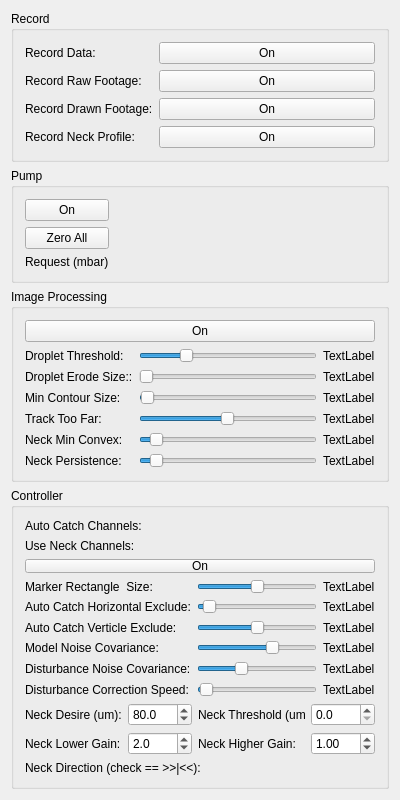
<?xml version="1.0" encoding="UTF-8"?>
<ui version="4.0">
 <class>Dashboard</class>
 <widget class="QWidget" name="Dashboard">
  <property name="geometry">
   <rect>
    <x>0</x>
    <y>0</y>
    <width>400</width>
    <height>800</height>
   </rect>
  </property>
  <property name="sizePolicy">
   <sizepolicy hsizetype="Preferred" vsizetype="Preferred">
    <horstretch>1</horstretch>
    <verstretch>1</verstretch>
   </sizepolicy>
  </property>
  <property name="minimumSize">
   <size>
    <width>350</width>
    <height>400</height>
   </size>
  </property>
  <property name="windowTitle">
   <string>Dashboard</string>
  </property>
  <layout class="QVBoxLayout" name="verticalLayout_3">
   <item>
    <widget class="QGroupBox" name="groupBox_5">
     <property name="sizePolicy">
      <sizepolicy hsizetype="Preferred" vsizetype="Preferred">
       <horstretch>0</horstretch>
       <verstretch>1</verstretch>
      </sizepolicy>
     </property>
     <property name="title">
      <string>Record</string>
     </property>
     <layout class="QFormLayout" name="formLayout">
      <item row="0" column="0">
       <widget class="QLabel" name="label">
        <property name="text">
         <string>Record Data:</string>
        </property>
       </widget>
      </item>
      <item row="0" column="1">
       <widget class="QPushButton" name="recordDataButton">
        <property name="text">
         <string>On</string>
        </property>
        <property name="checkable">
         <bool>true</bool>
        </property>
       </widget>
      </item>
      <item row="1" column="0">
       <widget class="QLabel" name="label_3">
        <property name="text">
         <string>Record Raw Footage:</string>
        </property>
       </widget>
      </item>
      <item row="1" column="1">
       <widget class="QPushButton" name="recordRawButton">
        <property name="text">
         <string>On</string>
        </property>
        <property name="checkable">
         <bool>true</bool>
        </property>
       </widget>
      </item>
      <item row="2" column="0">
       <widget class="QLabel" name="label_4">
        <property name="text">
         <string>Record Drawn Footage:</string>
        </property>
       </widget>
      </item>
      <item row="2" column="1">
       <widget class="QPushButton" name="recordDrawnButton">
        <property name="text">
         <string>On</string>
        </property>
        <property name="checkable">
         <bool>true</bool>
        </property>
       </widget>
      </item>
      <item row="3" column="0">
       <widget class="QLabel" name="label_11">
        <property name="text">
         <string>Record Neck Profile:</string>
        </property>
       </widget>
      </item>
      <item row="3" column="1">
       <widget class="QPushButton" name="recordNeckButton">
        <property name="text">
         <string>On</string>
        </property>
        <property name="checkable">
         <bool>true</bool>
        </property>
       </widget>
      </item>
     </layout>
    </widget>
   </item>
   <item>
    <widget class="QGroupBox" name="groupBox">
     <property name="sizePolicy">
      <sizepolicy hsizetype="Preferred" vsizetype="Preferred">
       <horstretch>1</horstretch>
       <verstretch>1</verstretch>
      </sizepolicy>
     </property>
     <property name="title">
      <string>Pump</string>
     </property>
     <layout class="QGridLayout" name="gridLayout_2">
      <item row="0" column="0">
       <layout class="QHBoxLayout" name="pumpLayout">
        <item>
         <layout class="QVBoxLayout" name="verticalLayout_2">
          <item>
           <widget class="QPushButton" name="pumpButton">
            <property name="text">
             <string>On</string>
            </property>
            <property name="checkable">
             <bool>true</bool>
            </property>
           </widget>
          </item>
          <item>
           <widget class="QPushButton" name="zeroPumpButton">
            <property name="sizePolicy">
             <sizepolicy hsizetype="Preferred" vsizetype="Expanding">
              <horstretch>0</horstretch>
              <verstretch>0</verstretch>
             </sizepolicy>
            </property>
            <property name="text">
             <string>Zero All</string>
            </property>
           </widget>
          </item>
          <item>
           <widget class="QLabel" name="label_2">
            <property name="text">
             <string>Request (mbar)</string>
            </property>
           </widget>
          </item>
         </layout>
        </item>
       </layout>
      </item>
      <item row="0" column="1">
       <spacer name="horizontalSpacer">
        <property name="orientation">
         <enum>Qt::Horizontal</enum>
        </property>
        <property name="sizeHint" stdset="0">
         <size>
          <width>0</width>
          <height>0</height>
         </size>
        </property>
       </spacer>
      </item>
     </layout>
    </widget>
   </item>
   <item>
    <widget class="QGroupBox" name="groupBox_3">
     <property name="sizePolicy">
      <sizepolicy hsizetype="Preferred" vsizetype="Preferred">
       <horstretch>1</horstretch>
       <verstretch>1</verstretch>
      </sizepolicy>
     </property>
     <property name="title">
      <string>Image Processing</string>
     </property>
     <layout class="QGridLayout" name="gridLayout_5">
      <item row="0" column="0">
       <layout class="QVBoxLayout" name="verticalLayout">
        <item>
         <widget class="QPushButton" name="imgprocButton">
          <property name="text">
           <string>On</string>
          </property>
          <property name="checkable">
           <bool>true</bool>
          </property>
         </widget>
        </item>
        <item>
         <layout class="QGridLayout" name="gridLayout">
          <item row="5" column="2">
           <widget class="QLabel" name="convexSizeLabel">
            <property name="text">
             <string>TextLabel</string>
            </property>
           </widget>
          </item>
          <item row="1" column="0">
           <widget class="QLabel" name="label_5">
            <property name="text">
             <string>Droplet Threshold:</string>
            </property>
           </widget>
          </item>
          <item row="1" column="1">
           <widget class="QSlider" name="threshSlider">
            <property name="minimum">
             <number>1</number>
            </property>
            <property name="maximum">
             <number>100</number>
            </property>
            <property name="pageStep">
             <number>1</number>
            </property>
            <property name="value">
             <number>25</number>
            </property>
            <property name="orientation">
             <enum>Qt::Horizontal</enum>
            </property>
           </widget>
          </item>
          <item row="6" column="2">
           <widget class="QLabel" name="persistenceLabel">
            <property name="text">
             <string>TextLabel</string>
            </property>
           </widget>
          </item>
          <item row="1" column="2">
           <widget class="QLabel" name="threshLabel">
            <property name="text">
             <string>TextLabel</string>
            </property>
           </widget>
          </item>
          <item row="2" column="0">
           <widget class="QLabel" name="label_12">
            <property name="text">
             <string>Droplet Erode Size::</string>
            </property>
           </widget>
          </item>
          <item row="3" column="0">
           <widget class="QLabel" name="label_6">
            <property name="text">
             <string>Min Contour Size:</string>
            </property>
           </widget>
          </item>
          <item row="2" column="1">
           <widget class="QSlider" name="erodeSizeSlider">
            <property name="minimum">
             <number>1</number>
            </property>
            <property name="maximum">
             <number>4</number>
            </property>
            <property name="pageStep">
             <number>1</number>
            </property>
            <property name="value">
             <number>1</number>
            </property>
            <property name="orientation">
             <enum>Qt::Horizontal</enum>
            </property>
           </widget>
          </item>
          <item row="2" column="2">
           <widget class="QLabel" name="erodeSizeLabel">
            <property name="text">
             <string>TextLabel</string>
            </property>
           </widget>
          </item>
          <item row="5" column="0">
           <widget class="QLabel" name="label_9">
            <property name="text">
             <string>Neck Min Convex:</string>
            </property>
           </widget>
          </item>
          <item row="5" column="1">
           <widget class="QSlider" name="convexSizeSlider">
            <property name="minimum">
             <number>1</number>
            </property>
            <property name="maximum">
             <number>100</number>
            </property>
            <property name="pageStep">
             <number>1</number>
            </property>
            <property name="value">
             <number>7</number>
            </property>
            <property name="sliderPosition">
             <number>7</number>
            </property>
            <property name="orientation">
             <enum>Qt::Horizontal</enum>
            </property>
           </widget>
          </item>
          <item row="3" column="1">
           <widget class="QSlider" name="contourSizeSlider">
            <property name="minimum">
             <number>1</number>
            </property>
            <property name="maximum">
             <number>1000</number>
            </property>
            <property name="pageStep">
             <number>1</number>
            </property>
            <property name="value">
             <number>10</number>
            </property>
            <property name="orientation">
             <enum>Qt::Horizontal</enum>
            </property>
           </widget>
          </item>
          <item row="3" column="2">
           <widget class="QLabel" name="contourSizeLabel">
            <property name="text">
             <string>TextLabel</string>
            </property>
           </widget>
          </item>
          <item row="6" column="0">
           <widget class="QLabel" name="label_13">
            <property name="text">
             <string>Neck Persistence:</string>
            </property>
           </widget>
          </item>
          <item row="6" column="1">
           <widget class="QSlider" name="persistenceSlider">
            <property name="minimum">
             <number>1</number>
            </property>
            <property name="maximum">
             <number>100</number>
            </property>
            <property name="pageStep">
             <number>1</number>
            </property>
            <property name="value">
             <number>7</number>
            </property>
            <property name="orientation">
             <enum>Qt::Horizontal</enum>
            </property>
           </widget>
          </item>
          <item row="4" column="1">
           <widget class="QSlider" name="trackTooFarSlider">
            <property name="minimum">
             <number>1</number>
            </property>
            <property name="maximum">
             <number>100</number>
            </property>
            <property name="pageStep">
             <number>1</number>
            </property>
            <property name="value">
             <number>50</number>
            </property>
            <property name="orientation">
             <enum>Qt::Horizontal</enum>
            </property>
           </widget>
          </item>
          <item row="4" column="0">
           <widget class="QLabel" name="label_14">
            <property name="text">
             <string>Track Too Far:</string>
            </property>
           </widget>
          </item>
          <item row="4" column="2">
           <widget class="QLabel" name="trackTooFarLabel">
            <property name="text">
             <string>TextLabel</string>
            </property>
           </widget>
          </item>
         </layout>
        </item>
       </layout>
      </item>
     </layout>
    </widget>
   </item>
   <item>
    <widget class="QGroupBox" name="groupBox_4">
     <property name="sizePolicy">
      <sizepolicy hsizetype="Preferred" vsizetype="Preferred">
       <horstretch>2</horstretch>
       <verstretch>2</verstretch>
      </sizepolicy>
     </property>
     <property name="title">
      <string>Controller</string>
     </property>
     <layout class="QVBoxLayout" name="verticalLayout_4">
      <item>
       <layout class="QHBoxLayout" name="autoCatchLayout">
        <item>
         <widget class="QLabel" name="label_16">
          <property name="text">
           <string>Auto Catch Channels:</string>
          </property>
         </widget>
        </item>
       </layout>
      </item>
      <item>
       <layout class="QHBoxLayout" name="useNeckLayout">
        <item>
         <widget class="QLabel" name="label_18">
          <property name="text">
           <string>Use Neck Channels:</string>
          </property>
         </widget>
        </item>
       </layout>
      </item>
      <item>
       <layout class="QGridLayout" name="gridLayout_3">
        <item row="6" column="0">
         <widget class="QLabel" name="label_19">
          <property name="text">
           <string>Model Noise Covariance:</string>
          </property>
         </widget>
        </item>
        <item row="7" column="0">
         <widget class="QLabel" name="label_20">
          <property name="text">
           <string>Disturbance Noise Covariance:</string>
          </property>
         </widget>
        </item>
        <item row="6" column="2">
         <widget class="QLabel" name="modelCovLabel">
          <property name="text">
           <string>TextLabel</string>
          </property>
         </widget>
        </item>
        <item row="7" column="2">
         <widget class="QLabel" name="disturbanceCovLabel">
          <property name="text">
           <string>TextLabel</string>
          </property>
         </widget>
        </item>
        <item row="6" column="1">
         <widget class="QSlider" name="modelCovSlider">
          <property name="minimum">
           <number>-120</number>
          </property>
          <property name="maximum">
           <number>80</number>
          </property>
          <property name="pageStep">
           <number>1</number>
          </property>
          <property name="value">
           <number>10</number>
          </property>
          <property name="orientation">
           <enum>Qt::Horizontal</enum>
          </property>
         </widget>
        </item>
        <item row="7" column="1">
         <widget class="QSlider" name="disturbanceCovSlider">
          <property name="minimum">
           <number>-120</number>
          </property>
          <property name="maximum">
           <number>80</number>
          </property>
          <property name="singleStep">
           <number>1</number>
          </property>
          <property name="pageStep">
           <number>1</number>
          </property>
          <property name="value">
           <number>-50</number>
          </property>
          <property name="orientation">
           <enum>Qt::Horizontal</enum>
          </property>
         </widget>
        </item>
        <item row="8" column="0">
         <widget class="QLabel" name="label_21">
          <property name="text">
           <string>Disturbance Correction Speed:</string>
          </property>
         </widget>
        </item>
        <item row="8" column="1">
         <widget class="QSlider" name="disturbanceCorrSlider">
          <property name="minimum">
           <number>1</number>
          </property>
          <property name="maximum">
           <number>1000</number>
          </property>
          <property name="pageStep">
           <number>1</number>
          </property>
          <property name="value">
           <number>20</number>
          </property>
          <property name="orientation">
           <enum>Qt::Horizontal</enum>
          </property>
         </widget>
        </item>
        <item row="8" column="2">
         <widget class="QLabel" name="disturbanceCorrLabel">
          <property name="text">
           <string>TextLabel</string>
          </property>
         </widget>
        </item>
        <item row="2" column="0" colspan="3">
         <widget class="QPushButton" name="ctrlButton">
          <property name="text">
           <string>On</string>
          </property>
          <property name="checkable">
           <bool>true</bool>
          </property>
         </widget>
        </item>
        <item row="3" column="2">
         <widget class="QLabel" name="markerSizeLabel">
          <property name="text">
           <string>TextLabel</string>
          </property>
         </widget>
        </item>
        <item row="3" column="1">
         <widget class="QSlider" name="markerSizeSlider">
          <property name="minimum">
           <number>0</number>
          </property>
          <property name="maximum">
           <number>200</number>
          </property>
          <property name="pageStep">
           <number>1</number>
          </property>
          <property name="value">
           <number>100</number>
          </property>
          <property name="orientation">
           <enum>Qt::Horizontal</enum>
          </property>
         </widget>
        </item>
        <item row="3" column="0">
         <widget class="QLabel" name="label_7">
          <property name="text">
           <string>Marker Rectangle  Size:</string>
          </property>
         </widget>
        </item>
        <item row="4" column="1">
         <widget class="QSlider" name="autoHorzExclSlider">
          <property name="minimum">
           <number>0</number>
          </property>
          <property name="maximum">
           <number>100</number>
          </property>
          <property name="pageStep">
           <number>1</number>
          </property>
          <property name="value">
           <number>5</number>
          </property>
          <property name="orientation">
           <enum>Qt::Horizontal</enum>
          </property>
         </widget>
        </item>
        <item row="4" column="0">
         <widget class="QLabel" name="label_15">
          <property name="text">
           <string>Auto Catch Horizontal Exclude:</string>
          </property>
         </widget>
        </item>
        <item row="4" column="2">
         <widget class="QLabel" name="autoHorzExclLabel">
          <property name="text">
           <string>TextLabel</string>
          </property>
         </widget>
        </item>
        <item row="5" column="0">
         <widget class="QLabel" name="label_17">
          <property name="text">
           <string>Auto Catch Verticle Exclude:</string>
          </property>
         </widget>
        </item>
        <item row="5" column="1">
         <widget class="QSlider" name="autoVertExclSlider">
          <property name="minimum">
           <number>0</number>
          </property>
          <property name="maximum">
           <number>100</number>
          </property>
          <property name="pageStep">
           <number>1</number>
          </property>
          <property name="value">
           <number>50</number>
          </property>
          <property name="orientation">
           <enum>Qt::Horizontal</enum>
          </property>
         </widget>
        </item>
        <item row="5" column="2">
         <widget class="QLabel" name="autoVertExclLabel">
          <property name="text">
           <string>TextLabel</string>
          </property>
         </widget>
        </item>
       </layout>
      </item>
      <item>
       <layout class="QGridLayout" name="gridLayout_4">
        <item row="0" column="3">
         <widget class="QDoubleSpinBox" name="neckThresholdSBox">
          <property name="decimals">
           <number>1</number>
          </property>
          <property name="maximum">
           <double>1000.000000000000000</double>
          </property>
          <property name="value">
           <double>0.000000000000000</double>
          </property>
         </widget>
        </item>
        <item row="0" column="2">
         <widget class="QLabel" name="label_10">
          <property name="text">
           <string>Neck Threshold (um):</string>
          </property>
         </widget>
        </item>
        <item row="0" column="1">
         <widget class="QDoubleSpinBox" name="neckDesireSBox">
          <property name="decimals">
           <number>1</number>
          </property>
          <property name="maximum">
           <double>1000.000000000000000</double>
          </property>
          <property name="value">
           <double>80.000000000000000</double>
          </property>
         </widget>
        </item>
        <item row="0" column="0">
         <widget class="QLabel" name="label_8">
          <property name="text">
           <string>Neck Desire (um):</string>
          </property>
         </widget>
        </item>
        <item row="1" column="0">
         <widget class="QLabel" name="label_23">
          <property name="text">
           <string>Neck Lower Gain:</string>
          </property>
         </widget>
        </item>
        <item row="1" column="1">
         <widget class="QDoubleSpinBox" name="neckLowerGainSBox">
          <property name="decimals">
           <number>1</number>
          </property>
          <property name="singleStep">
           <double>0.100000000000000</double>
          </property>
          <property name="value">
           <double>2.000000000000000</double>
          </property>
         </widget>
        </item>
        <item row="1" column="2">
         <widget class="QLabel" name="label_24">
          <property name="text">
           <string>Neck Higher Gain:</string>
          </property>
         </widget>
        </item>
        <item row="1" column="3">
         <widget class="QDoubleSpinBox" name="neckHigherGainSBox">
          <property name="maximum">
           <double>100.000000000000000</double>
          </property>
          <property name="singleStep">
           <double>0.100000000000000</double>
          </property>
          <property name="value">
           <double>1.000000000000000</double>
          </property>
         </widget>
        </item>
       </layout>
      </item>
      <item>
       <layout class="QHBoxLayout" name="neckDirectionLayout">
        <item>
         <widget class="QLabel" name="label_22">
          <property name="text">
           <string>Neck Direction (check == &gt;&gt;|&lt;&lt;):</string>
          </property>
         </widget>
        </item>
       </layout>
      </item>
     </layout>
    </widget>
   </item>
  </layout>
 </widget>
 <layoutdefault spacing="6" margin="11"/>
 <resources/>
 <connections/>
</ui>
